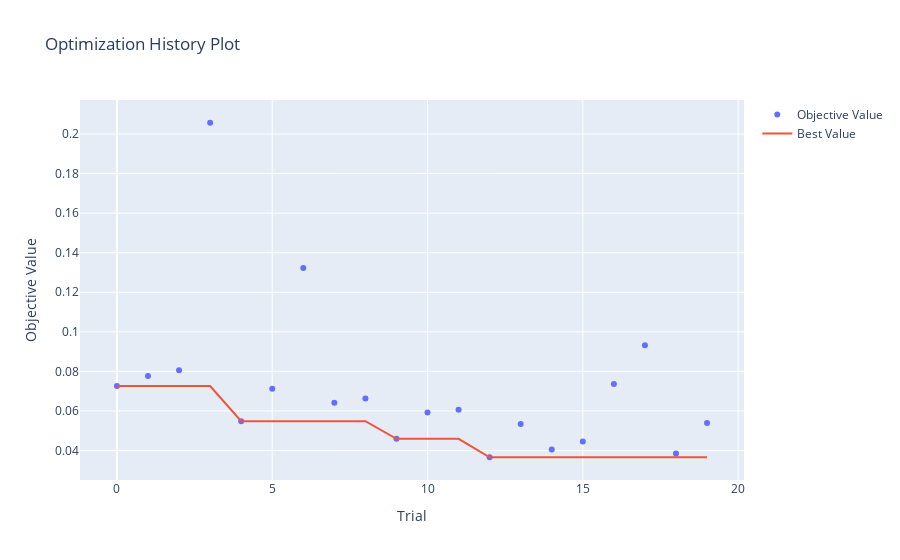

Notebook cell for this chart:
### Code cell
optuna.visualization.plot_optimization_history(study)

### Figure 1 — Plotly figure (JSON) as saved in the notebook; plotly's stock layout.template omitted (floating-point values rounded to 4 significant figures)
{"data": [{"mode": "markers", "name": "Objective Value", "type": "scatter", "x": [0, 1, 2, 3, 4, 5, 6, 7, 8, 9, 10, 11, 12, 13, 14, 15, 16, 17, 18, 19], "y": [0.07259, 0.07769, 0.08053, 0.2057, 0.05482, 0.0712, 0.1322, 0.06417, 0.0663, 0.04593, 0.05928, 0.06057, 0.03661, 0.05339, 0.04057, 0.04455, 0.0736, 0.09317, 0.03849, 0.05389]}, {"mode": "lines", "name": "Best Value", "type": "scatter", "x": [0, 1, 2, 3, 4, 5, 6, 7, 8, 9, 10, 11, 12, 13, 14, 15, 16, 17, 18, 19], "y": [0.07259, 0.07259, 0.07259, 0.07259, 0.05482, 0.05482, 0.05482, 0.05482, 0.05482, 0.04593, 0.04593, 0.04593, 0.03661, 0.03661, 0.03661, 0.03661, 0.03661, 0.03661, 0.03661, 0.03661]}, {"marker": {"color": "#cccccc"}, "mode": "markers", "name": "Infeasible Trial", "showlegend": false, "type": "scatter", "x": [], "y": []}], "layout": {"title": {"text": "Optimization History Plot"}, "xaxis": {"title": {"text": "Trial"}}, "yaxis": {"title": {"text": "Objective Value"}}}}
